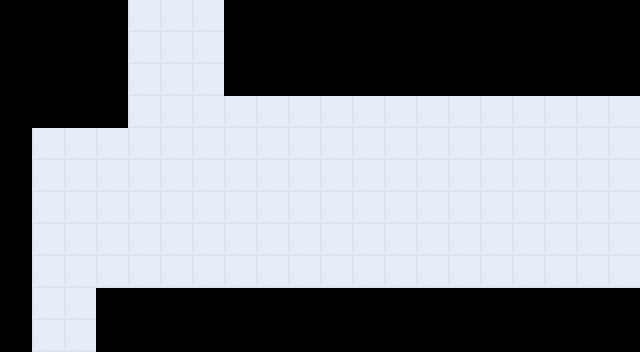

This is a level from a 2D game, rendered from its Tiled map with the project's own tilesets. A one-line summary and the complete map file follow:
An orthogonal 20x11 tile map with 32x32 px tiles, 1 tile layer (Tile Layer 1), 10 tilesets and 67 objects.

<map version="1.0" tiledversion="1.1.6" orientation="orthogonal" renderorder="right-down" width="20" height="11" tilewidth="32" tileheight="32" infinite="0" nextobjectid="110">
 <tileset firstgid="1" source="FloorTile.tsx" />
 <tileset firstgid="10" source="Objective.tsx" />
 <tileset firstgid="11" source="Player.tsx" />
 <tileset firstgid="12" source="Guard.tsx" />
 <tileset firstgid="13" source="DeskRight.tsx" />
 <tileset firstgid="17" source="wallgreen.tsx" />
 <tileset firstgid="18" source="keys.tsx" />
 <tileset firstgid="22" source="walls.tsx" />
 <tileset firstgid="26" source="tutorialtemp.tsx" />
 <tileset firstgid="27" source="doors.tsx" />
 <layer name="Tile Layer 1" width="20" height="11">
  <data encoding="csv">
0,0,0,0,1,1,1,0,0,0,0,0,0,0,0,0,0,0,0,0,
0,0,0,0,1,1,1,0,0,0,0,0,0,0,0,0,0,0,0,0,
0,0,0,0,1,1,1,0,0,0,0,0,0,0,0,0,0,0,0,0,
0,0,0,0,1,1,1,1,1,1,1,1,1,1,1,1,1,1,1,1,
0,1,1,1,1,1,1,1,1,1,1,1,1,1,1,1,1,1,1,1,
0,1,1,1,1,1,1,1,1,1,1,1,1,1,1,1,1,1,1,1,
0,1,1,1,1,1,1,1,1,1,1,1,1,1,1,1,1,1,1,1,
0,1,1,1,1,1,1,1,1,1,1,1,1,1,1,1,1,1,1,1,
0,1,1,1,1,1,1,1,1,1,1,1,1,1,1,1,1,1,1,1,
0,1,1,0,0,0,0,0,0,0,0,0,0,0,0,0,0,0,0,0,
0,1,1,0,0,0,0,0,0,0,0,0,0,0,0,0,0,0,0,0
</data>
 </layer>
 <objectgroup name="Object Layer 1">
  <object id="19" template="Player.tx" x="32" y="288" />
  <object id="20" template="Guard.tx" x="160" y="64">
   <properties>
    <property name="direction" value="left" />
    <property name="lightAngle" type="float" value="0" />
    <property name="objectivepath" value="[5,6,5,2]" />
    <property name="path" value="[5,12]" />
   </properties>
  </object>
  <object id="28" template="decoratives/DeskLeft.tx" x="128" y="64" />
  <object id="29" template="GreenWall.tx" x="96" y="64" />
  <object id="30" template="GreenWall.tx" x="96" y="96" />
  <object id="31" template="GreenWall.tx" x="128" y="32" />
  <object id="32" template="GreenWall.tx" x="160" y="32" />
  <object id="33" template="GreenWall.tx" x="192" y="32" />
  <object id="34" template="GreenWall.tx" x="192" y="64" />
  <object id="35" template="GreenWall.tx" x="192" y="96" />
  <object id="36" template="GreenWall.tx" x="192" y="128" />
  <object id="37" template="GreenWall.tx" x="224" y="128" />
  <object id="38" template="GreenWall.tx" x="288" y="128" />
  <object id="39" template="GreenWall.tx" x="256" y="128" />
  <object id="40" template="GreenWall.tx" x="320" y="128" />
  <object id="41" template="GreenWall.tx" x="352" y="128" />
  <object id="42" template="GreenWall.tx" x="384" y="128" />
  <object id="43" template="GreenWall.tx" x="448" y="128" />
  <object id="44" template="GreenWall.tx" x="416" y="128" />
  <object id="45" template="GreenWall.tx" x="480" y="128" />
  <object id="46" template="GreenWall.tx" x="512" y="128" />
  <object id="47" template="GreenWall.tx" x="544" y="128" />
  <object id="48" template="GreenWall.tx" x="576" y="128" />
  <object id="49" template="GreenWall.tx" x="96" y="32" />
  <object id="50" template="GreenWall.tx" x="128" y="128" />
  <object id="51" template="GreenWall.tx" x="96" y="128" />
  <object id="52" template="GreenWall.tx" x="64" y="128" />
  <object id="53" template="GreenWall.tx" x="32" y="128" />
  <object id="54" template="GreenWall.tx" x="0" y="128" />
  <object id="55" template="GreenWall.tx" x="0" y="160" />
  <object id="56" template="GreenWall.tx" x="0" y="192" />
  <object id="57" template="GreenWall.tx" x="0" y="224" />
  <object id="58" template="GreenWall.tx" x="0" y="256" />
  <object id="59" template="GreenWall.tx" x="0" y="288" />
  <object id="60" template="GreenWall.tx" x="0" y="320" />
  <object id="62" template="GreenWall.tx" x="0" y="352" />
  <object id="63" template="GreenWall.tx" x="96" y="352" />
  <object id="64" template="GreenWall.tx" x="128" y="352" />
  <object id="65" template="GreenWall.tx" x="160" y="352" />
  <object id="66" template="GreenWall.tx" x="192" y="352" />
  <object id="67" template="GreenWall.tx" x="224" y="352" />
  <object id="68" template="GreenWall.tx" x="256" y="352" />
  <object id="69" template="GreenWall.tx" x="288" y="352" />
  <object id="70" template="GreenWall.tx" x="320" y="352" />
  <object id="71" template="GreenWall.tx" x="352" y="352" />
  <object id="72" template="GreenWall.tx" x="416" y="352" />
  <object id="73" template="GreenWall.tx" x="416" y="352" />
  <object id="74" template="GreenWall.tx" x="384" y="352" />
  <object id="75" template="GreenWall.tx" x="480" y="352" />
  <object id="76" template="GreenWall.tx" x="480" y="352" />
  <object id="77" template="GreenWall.tx" x="448" y="352" />
  <object id="78" template="GreenWall.tx" x="512" y="352" />
  <object id="79" template="GreenWall.tx" x="576" y="352" />
  <object id="80" template="GreenWall.tx" x="544" y="352" />
  <object id="81" template="GreenWall.tx" x="608" y="352" />
  <object id="82" template="GreenWall.tx" x="608" y="128" />
  <object id="83" template="GreenWall.tx" x="608" y="160" />
  <object id="84" template="GreenWall.tx" x="608" y="192" />
  <object id="85" template="GreenWall.tx" x="608" y="224" />
  <object id="86" template="GreenWall.tx" x="608" y="256" />
  <object id="87" template="GreenWall.tx" x="608" y="288" />
  <object id="88" template="GreenWall.tx" x="608" y="320" />
  <object id="89" template="BlueKey.tx" x="576" y="224" />
  <object id="103" template="GreenWall.tx" x="64" y="352" />
  <object id="104" template="Tutorial.tx" x="320" y="160">
   <properties>
    <property name="text" value="Take the key!" />
   </properties>
  </object>
  <object id="107" template="Tutorial.tx" x="448" y="160">
   <properties>
    <property name="text" value="And escape!" />
   </properties>
  </object>
  <object id="109" template="exits/green/Exit.tx" x="32" y="352" />
 </objectgroup>
</map>
